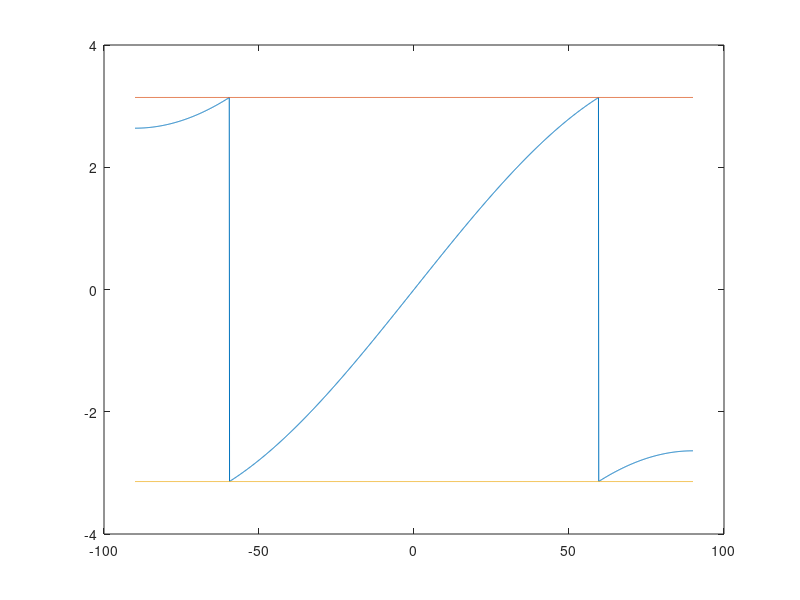

Source code (MATLAB):
clear 
close all
clc

% create the grid for the angles
angles = -90:0.1:90;
% calculate the phase
phases = 2*0.58*pi*sin(deg2rad(angles));

% center everything between +/- pi
phases(phases > pi) = phases(phases > pi) - 2*pi;
phases(phases < -pi) = phases(phases < -pi) + 2*pi;

% plot it again
figure, plot(angles,phases)
hold on
plot(angles,ones(length(angles),1)*pi)
plot(angles,ones(length(angles),1)*-pi)